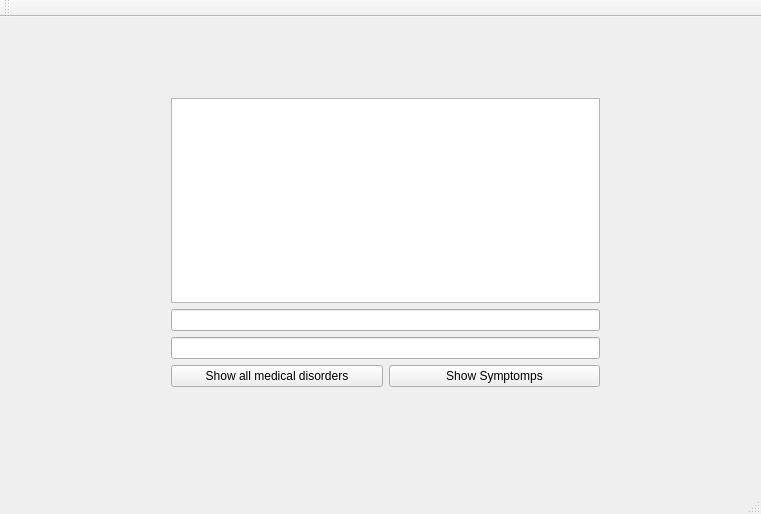
<?xml version="1.0" encoding="UTF-8"?>
<ui version="4.0">
 <class>MedicalDisordersClass</class>
 <widget class="QMainWindow" name="MedicalDisordersClass">
  <property name="geometry">
   <rect>
    <x>0</x>
    <y>0</y>
    <width>761</width>
    <height>514</height>
   </rect>
  </property>
  <property name="windowTitle">
   <string>MedicalDisorders</string>
  </property>
  <widget class="QWidget" name="centralWidget">
   <widget class="QWidget" name="verticalLayoutWidget">
    <property name="geometry">
     <rect>
      <x>160</x>
      <y>70</y>
      <width>451</width>
      <height>311</height>
     </rect>
    </property>
    <layout class="QVBoxLayout" name="verticalLayout">
     <item>
      <widget class="QListWidget" name="disordersList"/>
     </item>
     <item>
      <widget class="QLineEdit" name="findDisorders"/>
     </item>
     <item>
      <widget class="QLineEdit" name="findSymptomps"/>
     </item>
     <item>
      <layout class="QHBoxLayout" name="horizontalLayout">
       <item>
        <widget class="QPushButton" name="allDisorders">
         <property name="text">
          <string>Show all medical disorders</string>
         </property>
        </widget>
       </item>
       <item>
        <widget class="QPushButton" name="showSymptoms">
         <property name="text">
          <string>Show Symptomps</string>
         </property>
        </widget>
       </item>
      </layout>
     </item>
    </layout>
   </widget>
  </widget>
  <widget class="QMenuBar" name="menuBar">
   <property name="geometry">
    <rect>
     <x>0</x>
     <y>0</y>
     <width>761</width>
     <height>21</height>
    </rect>
   </property>
  </widget>
  <widget class="QToolBar" name="mainToolBar">
   <attribute name="toolBarArea">
    <enum>TopToolBarArea</enum>
   </attribute>
   <attribute name="toolBarBreak">
    <bool>false</bool>
   </attribute>
  </widget>
  <widget class="QStatusBar" name="statusBar"/>
 </widget>
 <layoutdefault spacing="6" margin="11"/>
 <resources>
  <include location="MedicalDisorders.qrc"/>
 </resources>
 <connections/>
</ui>
